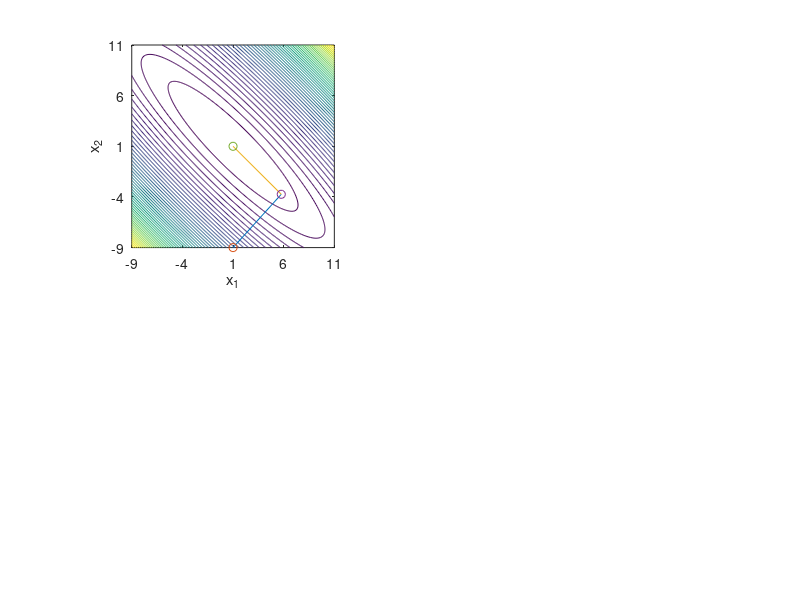
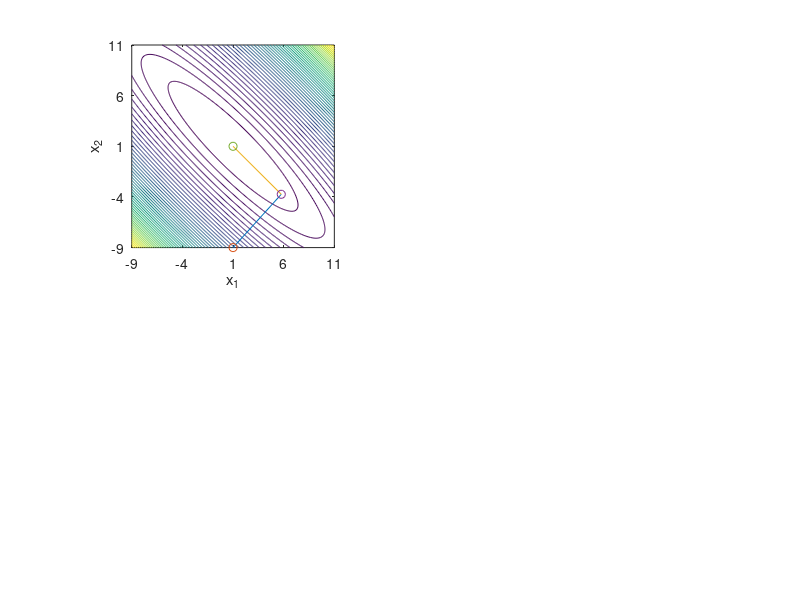

These charts were generated, in order, by the following MATLAB code:
% Plot contours of an ellipse with large eigenvalue disparity
% and the results of conjugate gradient.
 
% Copyright 1999 by Todd K. Moon

v1 = [1;1];
v2 = [1; -1];
lambda1 = 100;
lambda2 = 5;
R = v1*v1'* lambda1 + v2*v2'*lambda2;
b = [200;200];
[Q,v] = eig(R);
Q1 = Q(:,1); q2 = Q(:,2);
xstar = R\b;
x1 = (-10+xstar(1):.1:10+xstar(1))';
x2 = (-10+xstar(2):.1:10+xstar(2))';
[X1,X2] = meshgrid(x1,x2);
Z = 0.5*(X1.^2 .* R(1,1) + X2.^2 .* R(2,2) + 2*X1.*X2.*R(1,2) - 2*b(1).*X1 - 2*b(2).*X2);
 
hold off
subplot(2,2,1)
contour(x1,x2,Z,50);
axis('equal');
axis('square');
hold on
axis([-10+xstar(1) 10+xstar(1) -10+xstar(2) 10+xstar(2)])
set(gca,'XTick',[-10+xstar(1) -5+xstar(1) 0+xstar(1) 5+xstar(1) 10+xstar(1)])
set(gca,'YTick',[-10+xstar(2) -5+xstar(2) 0+xstar(2) 5+xstar(2) 10+xstar(2)])

x = [1;-9];
y = x-xstar;
z = Q*y;
xn = zeros(2,1);
numiter = 2;
savez = zeros(2,numiter+1);
savez(:,1) = z;
g = R*x - b; 
d = -g;
for i = 1:numiter
  alpha = -g'*d/(d'*R*d)
  xn = x+alpha*d
  plot([x(1) xn(1)],[x(2) xn(2)]);
  plot(x(1),x(2),'o');
  x = xn;
  g = R*x - b;
  beta = g'*R*d/(d'*R*d);
  d = -g + beta *d
  savez(:,i+1) = Q*(x-xstar);
end
plot(x(1),x(2),'o');
xlabel('x_1')
ylabel('x_2')
print -dps ../pictures/conjgrad1.ps
print -deps ../pictures/conjgrad1.eps
